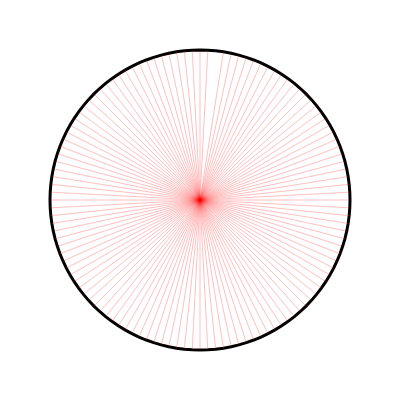
Frame 1 (no input)
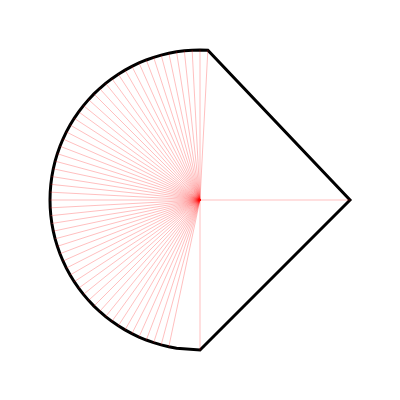
Frame 60 (no input)
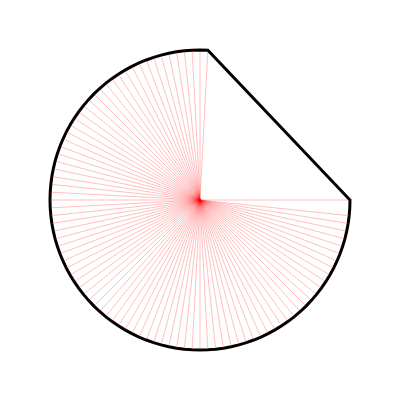
Frame 120 (the mouse pressed at the canvas centre since frame 60)

The p5.js sketch that drew these frames (run headless with seeded random() and noise() and a simulated clock; from frame 60 on, the mouse is pressed at the canvas centre):

// p5.js sketch
// ── sketch.js
// Convert a circle into a triangle, 
// by progressively deleting all vertices along a resampled circle
// except for three vertices (representing the triangle's corners)

var xpoints = [];
var ypoints = [];
var npointsInit = 120;
var deleteAtIndex;
var bTransformingFromCircleToTriangle;
var notTransformingCount;
var bShowDebug;

//------------------------------------------
function setup() {
  createCanvas(400, 400);
  bTransformingFromCircleToTriangle = true;
  bShowDebug = true;
  deleteAtIndex = npointsInit - 1;
  notTransformingCount = 0;
  initialize();
}

//------------------------------------------
function draw() {
  background(255, 255, 255);
  noFill();
  stroke(0);
  strokeWeight(3);

  push();
  translate(width / 2, height / 2);
  rotate(-HALF_PI);
  beginShape();
  for (var i = 0; i < xpoints.length; i++) {
    var px = xpoints[i];
    var py = ypoints[i];
    vertex(px, py);
  }
  endShape(CLOSE);

  if (bTransformingFromCircleToTriangle) {
    deleteAtIndex--;
    // triangle
    // if ((deleteAtIndex == (2 * npointsInit / 3)) || (deleteAtIndex == (npointsInit / 3))) {
    // square
    if ((deleteAtIndex == (2 * npointsInit / 4)) || (deleteAtIndex == (npointsInit / 4)) || (deleteAtIndex == 0) || deleteAtIndex == (3 * npointsInit / 4)) {
      deleteAtIndex--;
    }
    xpoints.splice(deleteAtIndex, 1);
    ypoints.splice(deleteAtIndex, 1);
    if (xpoints.length == 4) {
      bTransformingFromCircleToTriangle = false;
    }
  }
  pop();

  drawDebug();

  if (!bTransformingFromCircleToTriangle) {
    notTransformingCount++;
    if (notTransformingCount > 30) {
      mousePressed();
    }
  }
}

//------------------------------------------
function mousePressed() {
  if (bTransformingFromCircleToTriangle || (xpoints.length == 4)) {
    bTransformingFromCircleToTriangle = false;
    initialize();
  } else {
    bTransformingFromCircleToTriangle = true;
    deleteAtIndex = npointsInit - 1;
    notTransformingCount = 0;
  }
}

//------------------------------------------
function initialize() {
  notTransformingCount = 0;
  var radius = (width / 2) * 0.75;
  for (var i = 0; i < npointsInit; i++) {
    var t = map(i, 0, npointsInit, 0, -TWO_PI);
    var px = radius * cos(t);
    var py = radius * sin(t);
    xpoints[i] = px;
    ypoints[i] = py;
  }
}

//------------------------------------------
function keyPressed() {
  bShowDebug = !bShowDebug;
}

//------------------------------------------
function drawDebug() {
  if (bShowDebug) {
    push();
    translate(width / 2, height / 2);
    rotate(-HALF_PI);
    strokeWeight(1);
    stroke(255, 0, 0, 64);
    for (var i = 0; i < xpoints.length; i++) {
      line(0, 0, xpoints[i], ypoints[i]);
    }
    pop();
  }
}
